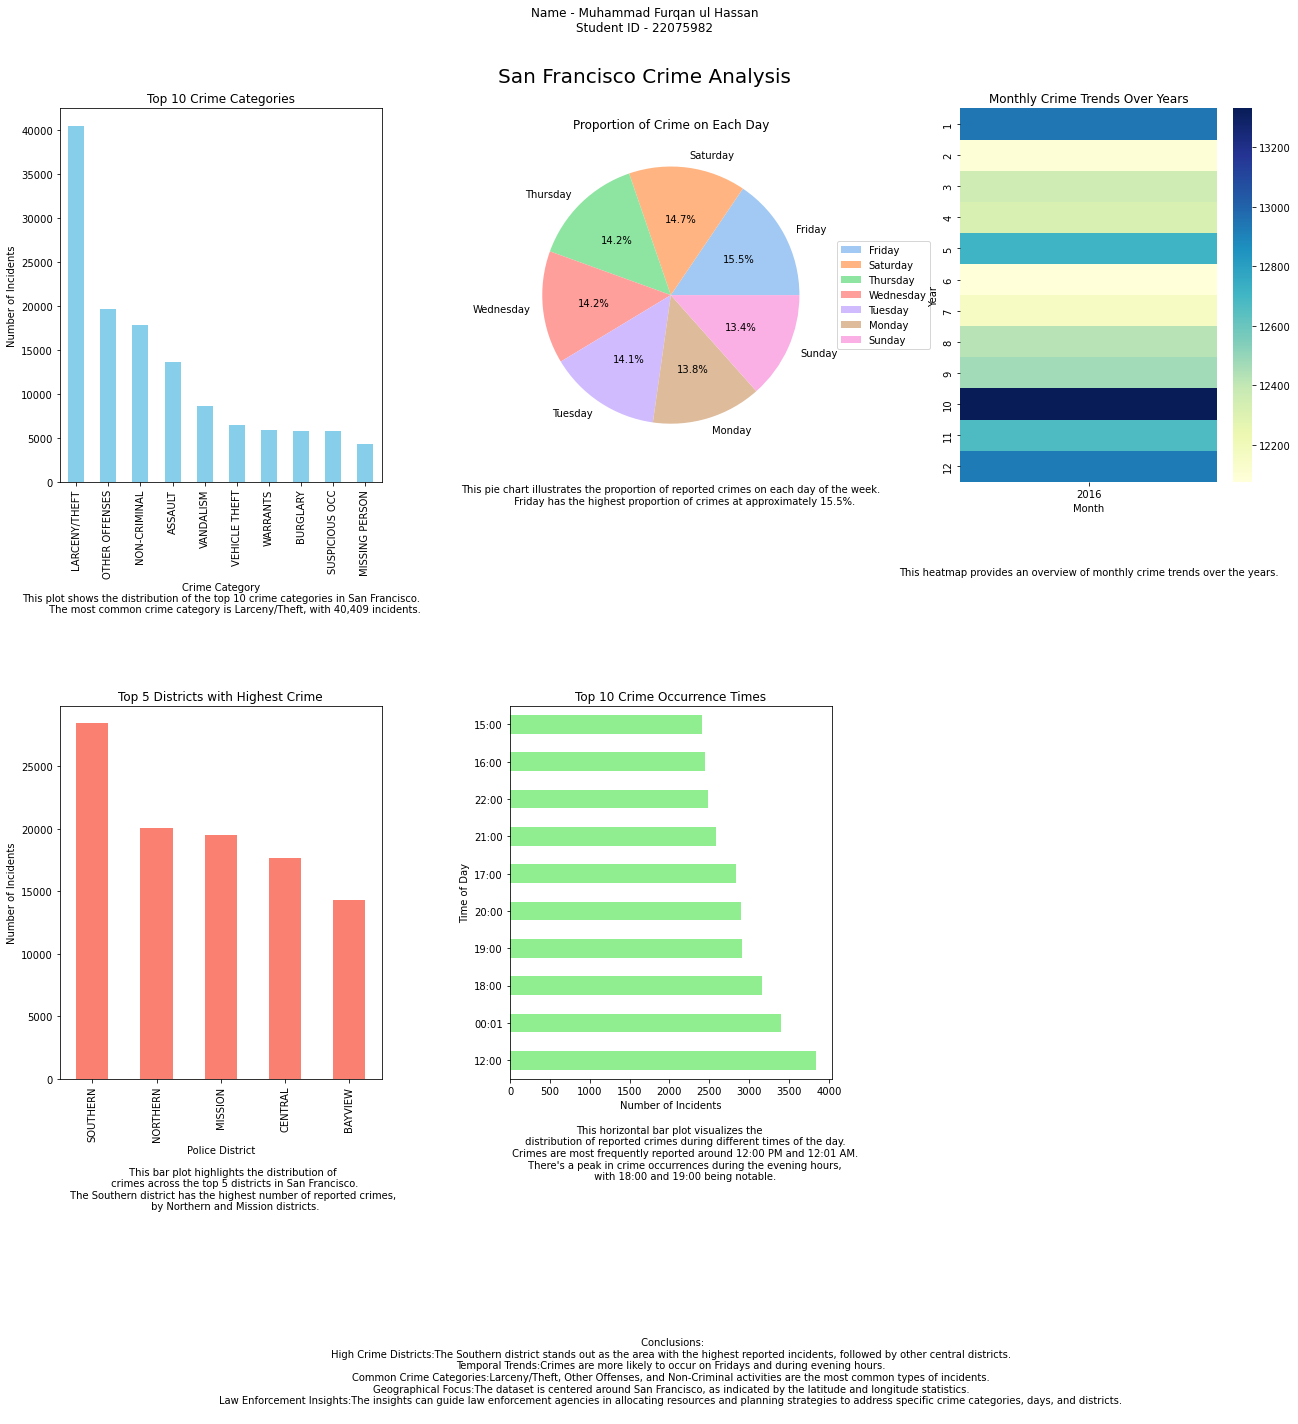

This figure's Python source:
# -*- coding: utf-8 -*-
"""
 

@author:
"""

import pandas as pd
import numpy as np
import matplotlib.pyplot as plt
import seaborn as sns

# Load your dataset - "https://www.kaggle.com/datasets/akshaymalviya/police-department-incidents-previous-year-2016" 
df=pd.read_csv("Police_Department_Incidents_Previous_Year_2016.csv")

# Data Exploration and Summary Statistics
summary_stats = df.describe()

# Create Infographics
plt.figure(figsize=(18, 14))

# Plot 1: Crime Distribution by Category
plt.subplot(2, 3, 1)
crime_category_distribution = df['Category'].value_counts().head(10)
crime_category_distribution.plot(kind='bar', color='skyblue')
plt.title('Top 10 Crime Categories')
plt.xlabel('Crime Category')
plt.ylabel('Number of Incidents')
plt.text(0.5, -0.35, """This plot shows the distribution of the top 10 crime categories in San Francisco.
         The most common crime category is Larceny/Theft, with 40,409 incidents.""", ha='center', transform=plt.gca().transAxes)

# Plot 2: Proportion of Crime on Each Day
plt.subplot(2, 3, 2)
crime_by_day_proportion = df['DayOfWeek'].value_counts(normalize=True)
crime_by_day_proportion.plot(kind='pie', autopct='%1.1f%%', colors=sns.color_palette('pastel'))
plt.title('Proportion of Crime on Each Day')
plt.ylabel("")  
plt.legend(bbox_to_anchor=(1, 0.5), loc="center left")
plt.tight_layout()
plt.text(0.5, -0.15, """This pie chart illustrates the proportion of reported crimes on each day of the week.
         Friday has the highest proportion of crimes at approximately 15.5%.""", ha='center', transform=plt.gca().transAxes)

# Plot 3: Monthly Crime Trends Over Years
plt.subplot(2, 3, 3)
df['Date'] = pd.to_datetime(df['Date'], format='%m/%d/%Y %I:%M:%S %p')
df['Year'] = df['Date'].dt.year
monthly_crime_trends = df.groupby(['Year', df['Date'].dt.month]).size().unstack().T
sns.heatmap(monthly_crime_trends, cmap='YlGnBu')
plt.title('Monthly Crime Trends Over Years')
plt.xlabel('Month')
plt.ylabel('Year')
plt.text(0.5, -0.25, 'This heatmap provides an overview of monthly crime trends over the years.', ha='center', transform=plt.gca().transAxes)

# Plot 4: Crime Distribution by District
plt.subplot(2, 3, 4)
crime_by_district = df['PdDistrict'].value_counts().head(5)
crime_by_district.plot(kind='bar', color='salmon')
plt.title('Top 5 Districts with Highest Crime')
plt.xlabel('Police District')
plt.ylabel('Number of Incidents')
plt.text(0.5, -0.35, """
         
         
         This bar plot highlights the distribution of 
         crimes across the top 5 districts in San Francisco.
         The Southern district has the highest number of reported crimes, 
         by Northern and Mission districts.""", ha='center', transform=plt.gca().transAxes)

# Plot 5: Distribution of Crime Times
plt.subplot(2, 3, 5)
crime_times_distribution = df['Time'].value_counts().head(10)
crime_times_distribution.plot(kind='barh', color='lightgreen')
plt.title('Top 10 Crime Occurrence Times')
plt.xlabel('Number of Incidents')
plt.ylabel('Time of Day')
plt.text(0.5, -0.30, """This horizontal bar plot visualizes the 
         distribution of reported crimes during different times of the day.
         Crimes are most frequently reported around 12:00 PM and 12:01 AM.
         There's a peak in crime occurrences during the evening hours,
         with 18:00 and 19:00 being notable.
           """, ha='center', transform=plt.gca().transAxes)
plt.text(0.5, -0.90, """ Conclusions:
High Crime Districts:The Southern district stands out as the area with the highest reported incidents, followed by other central districts.
Temporal Trends:Crimes are more likely to occur on Fridays and during evening hours.
Common Crime Categories:Larceny/Theft, Other Offenses, and Non-Criminal activities are the most common types of incidents.
Geographical Focus:The dataset is centered around San Francisco, as indicated by the latitude and longitude statistics.
Law Enforcement Insights:The insights can guide law enforcement agencies in allocating resources and planning strategies to address specific crime categories, days, and districts.
         """, ha='center', transform=plt.gca().transAxes)
# Add title
plt.text(0.5, 1, 'San Francisco Crime Analysis', ha='center', fontsize=20, transform=plt.gcf().transFigure)

# Add student information
plt.text(0.5, 1.05, 'Name - Muhammad Furqan ul Hassan\nStudent ID - 22075982', ha='center', fontsize=12, transform=plt.gcf().transFigure)
 
 
# Add padding to prevent text overlap
plt.subplots_adjust(wspace=0.4, hspace=0.6)

# Save the infographic as a PNG file
plt.savefig("22075982.png", dpi=300)
